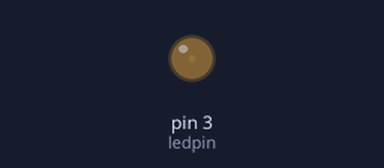
Bench run of a sketch on a simulated Arduino Uno, built with avr-gcc and run on an emulated ATmega328P. Parts: output pins drawn as LEDs (lit = HIGH).

Above: at 0.05 s.
At 0.65 s:
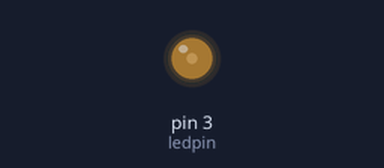
At 1.3 s:
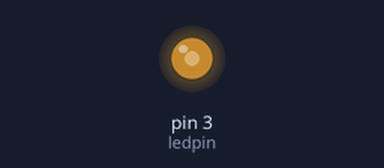
At 2.55 s:
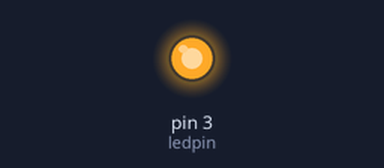
Timing chart, 0 to 5.9 s (numbered marks = the images above):
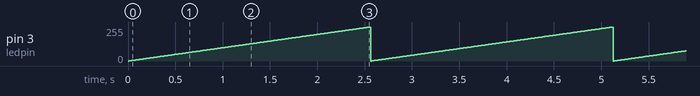

The sketch:

sketch_oct02a.ino
```cpp
int ledpin=3;
void setup() {

  pinMode(ledpin,OUTPUT);
}

void loop() {
  int i;
  for(i=0; i<=255; i++){
    analogWrite(ledpin,i);
    delay(10);
    }

    //fadeOut
    for(i=255; i<=0; i--){
    analogWrite(ledpin,i);
    delay(10);
    }


}
```

Measured:
- by itself, pin 3 (ledpin): ramps from 0/255 to 255/255 and jumps back, once every 2.6 s
